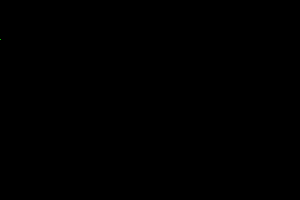
Frame 1 (no input)
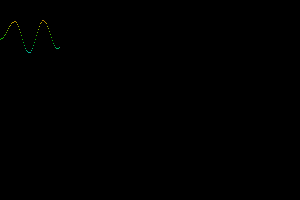
Frame 60 (the mouse pressed at the canvas centre just before this capture)
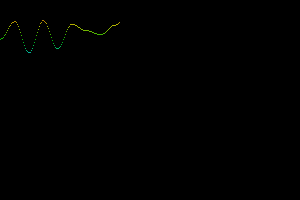
Frame 120 (the mouse held since frame 60 and released just before this capture)

The Processing sketch that drew these frames (run headless with seeded random() and noise(); from frame 60 on, the mouse is pressed at the canvas centre):

// Processing sketch: Noise_03b
// ── Noise_03b.pde
/*
----------------------------------------
PLEASE READ INFO TAB FOR ALL INFORMATION
----------------------------------------
*/

/////////////////////////// GLOBALS ////////////////////////////

float x, y;
float noiseScale = 0.07; // Increase the scale of noise - more erratic
float noiseAmm = 90.0; // Increase the amount of noise - bigger movements

/////////////////////////// SETUP ///////////////////////////  /

void setup() {
  size(300, 200);
  colorMode(HSB, 360, 100, 100); 
  background(0);
  smooth();
  y = 10;
  x = 0;
  noiseDetail(1, 0.7); //Harmonic distribution and a factor
}

/////////////////////////// DRAW ////////////////////////////
void draw() {
  
  // We use noise function with an object's x variable
  // to calculate values in the line with our object's colour
   color c = color(noise(x*noiseScale)*360, 100, 100);
   stroke(c);
  // We use noise function with the x variable to calculate
  // values in line with our object's position.
  float nz = noise(x*noiseScale) * noiseAmm;
//  println(nz);  
  point(x, y+nz);
  x++; // x variable increases. So, noise values change too.
  
  // Conditional statement : resets x to 0 and steps down by 5 pixels
  if (x>=width) {
    x = 0;
    y += 5;
  }
}

/////////////////////////// FUNCTIONS ////////////////////////////


// ── INFO.pde
/*

 DESIGNING PROGRAMS 1.0
 AN INTRODUCTORY COURSE FOR DESIGN STUDENTS
 
 IMPLEMENTED BY THE FREE ART BUREAU 2010/11 
 >>> www.freeartbureau.org
 +++++++++++++++++++++++++++ 
 LES BASES : NOISE
 SKETCH : NOISE_03b
 PARENT SKETCH : NOISE_03
 TYPE : AUTONOME
 
 NOTE :
 
 ** REFS.
 PERLIN NOISE
 KEN PERLIN EXPLAINS
 http://noisemachine.com/talk1/
 Texte en français : http://zenol.fr/dl/perlin_noise.pdf

 */
 
 
 /////////////////////////////////////// - END

 
